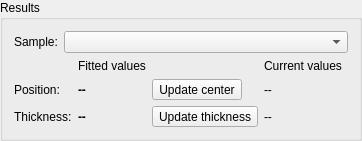
      <widget class="QGroupBox" name="groupBox_3">
       <property name="title">
        <string>Results</string>
       </property>
       <layout class="QGridLayout" name="gridLayout_3">
        <item row="1" column="3">
         <widget class="QLabel" name="label_10">
          <property name="text">
           <string>Current values</string>
          </property>
         </widget>
        </item>
        <item row="3" column="0">
         <widget class="QLabel" name="label_8">
          <property name="sizePolicy">
           <sizepolicy hsizetype="Minimum" vsizetype="Preferred">
            <horstretch>0</horstretch>
            <verstretch>0</verstretch>
           </sizepolicy>
          </property>
          <property name="text">
           <string>Thickness:</string>
          </property>
         </widget>
        </item>
        <item row="3" column="1">
         <widget class="QLabel" name="newThicknessLabel">
          <property name="sizePolicy">
           <sizepolicy hsizetype="MinimumExpanding" vsizetype="Preferred">
            <horstretch>0</horstretch>
            <verstretch>0</verstretch>
           </sizepolicy>
          </property>
          <property name="font">
           <font>
            <weight>75</weight>
            <bold>true</bold>
           </font>
          </property>
          <property name="text">
           <string>--</string>
          </property>
         </widget>
        </item>
        <item row="2" column="3">
         <widget class="QLabel" name="oldPositionLabel">
          <property name="sizePolicy">
           <sizepolicy hsizetype="MinimumExpanding" vsizetype="Preferred">
            <horstretch>0</horstretch>
            <verstretch>0</verstretch>
           </sizepolicy>
          </property>
          <property name="text">
           <string>--</string>
          </property>
         </widget>
        </item>
        <item row="3" column="3">
         <widget class="QLabel" name="oldThicknessLabel">
          <property name="sizePolicy">
           <sizepolicy hsizetype="MinimumExpanding" vsizetype="Preferred">
            <horstretch>0</horstretch>
            <verstretch>0</verstretch>
           </sizepolicy>
          </property>
          <property name="text">
           <string>--</string>
          </property>
         </widget>
        </item>
        <item row="1" column="1">
         <widget class="QLabel" name="label_15">
          <property name="text">
           <string>Fitted values</string>
          </property>
         </widget>
        </item>
        <item row="2" column="0">
         <widget class="QLabel" name="label_7">
          <property name="sizePolicy">
           <sizepolicy hsizetype="Minimum" vsizetype="Preferred">
            <horstretch>0</horstretch>
            <verstretch>0</verstretch>
           </sizepolicy>
          </property>
          <property name="text">
           <string>Position:</string>
          </property>
         </widget>
        </item>
        <item row="2" column="1">
         <widget class="QLabel" name="newPositionLabel">
          <property name="sizePolicy">
           <sizepolicy hsizetype="MinimumExpanding" vsizetype="Preferred">
            <horstretch>0</horstretch>
            <verstretch>0</verstretch>
           </sizepolicy>
          </property>
          <property name="font">
           <font>
            <weight>75</weight>
            <bold>true</bold>
           </font>
          </property>
          <property name="text">
           <string>--</string>
          </property>
         </widget>
        </item>
        <item row="0" column="0" colspan="5">
         <layout class="QHBoxLayout" name="horizontalLayout">
          <item>
           <widget class="QLabel" name="label_9">
            <property name="text">
             <string>Sample:</string>
            </property>
           </widget>
          </item>
          <item>
           <widget class="QComboBox" name="sampleNameComboBox">
            <property name="sizePolicy">
             <sizepolicy hsizetype="MinimumExpanding" vsizetype="Fixed">
              <horstretch>0</horstretch>
              <verstretch>0</verstretch>
             </sizepolicy>
            </property>
            <property name="toolTip">
             <string>Select a sample</string>
            </property>
           </widget>
          </item>
         </layout>
        </item>
        <item row="2" column="2">
         <widget class="QToolButton" name="updateCenterToolButton">
          <property name="toolTip">
           <string>Update the sample position</string>
          </property>
          <property name="text">
           <string>Update center</string>
          </property>
         </widget>
        </item>
        <item row="3" column="2">
         <widget class="QToolButton" name="updateThicknessToolButton">
          <property name="toolTip">
           <string>Update the sample thickness</string>
          </property>
          <property name="text">
           <string>Update thickness</string>
          </property>
         </widget>
        </item>
       </layout>
      </widget>
